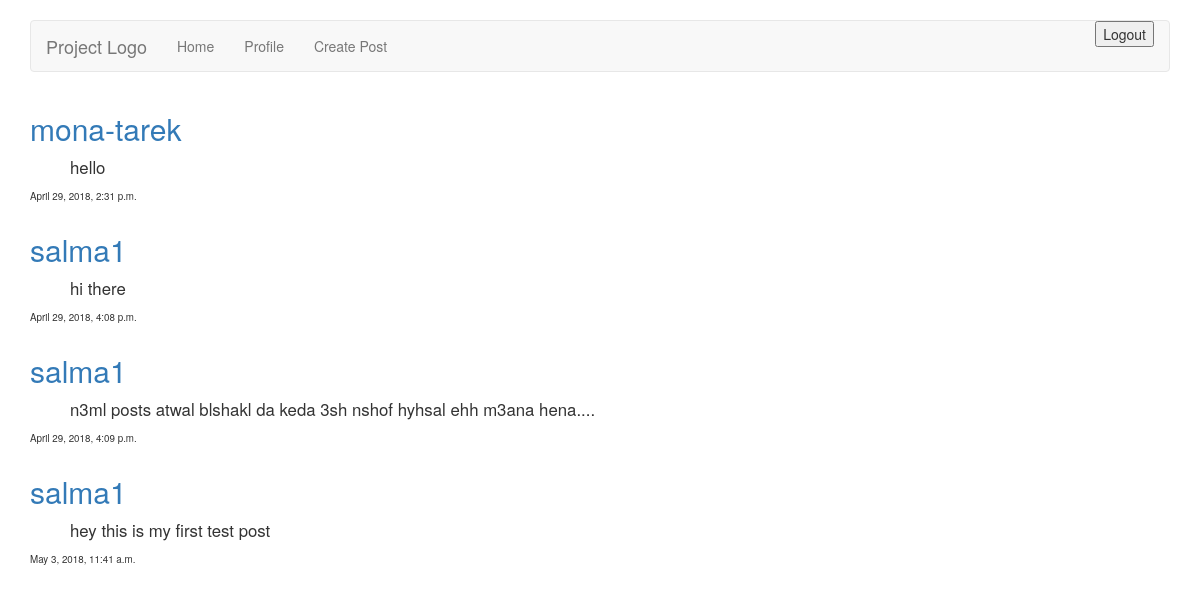
The page /posts/ (signed in) on the database its author committed.
### posts/models.py (models this page shows, shortened)
class Post(models.Model):
    slug =models.SlugField()
    body =models.TextField() #textfield da haga twela
    date =models.DateTimeField(auto_now_add=True) #elfunction eligowa de bt2olo awel m tbd2 hot el date wltime bta3 dlw2ty
    thumb=models.ImageField(default='download.jpg' ,blank=True)
    author=models.ForeignKey(User,
    on_delete=models.CASCADE,default=None)

### posts/views.py (the view)
@login_required(login_url="/accounts/login/")
def timeline(request):
    posts =Post.objects.all().order_by('date')
    user=request.user
    arg={'myName':user}
    return render(request,'posts/timeline.html',{'posts':posts})

### posts/templates/posts/timeline.html (shortened to what this page needs)
{% extends 'base_layout2.html' %}
{% block content %}
  <div class="posts">
    {% for post in posts %}
      <div class= "container">
        <h2 ><a href="{% url 'accounts:profile'%}" class="post-user">{{post.author.username}}</a></h2>
        <p class="post-body">{{post.body}}</p>
        <p class="post-date">{{post.date}}</p>
      </div>
    {% endfor %}
  </div>
{% endblock %}

### templates/base_layout2.html (shortened to what this page needs)
{% load static from staticfiles %}
<!DOCTYPE html>
<html>
    <head>
        <link rel="stylesheet" href="https://maxcdn.bootstrapcdn.com/bootstrap/3.3.7/css/bootstrap.min.css">
    </head>
    <body>
        <br>
        <div class="container">
            <nav class="navbar navbar-default">
            <div class="container-fluid">
              <div class="navbar-header">
                <a class="navbar-brand" href="/">Project Logo</a>
              </div>
              <div id="navbar" class="navbar-collapse collapse">
                {% if user.is_authenticated %}
                  <ul class="nav navbar-nav">
                      <li><a href="{% url 'posts:timeline' %}">Home</a></li>
                      <li><a href="{% url 'accounts:my_profile' %}">Profile</a></li>
                      <li> <a href="{% url 'posts:create' %}">Create Post</a> </li>
                  </ul>
                  <ul class="nav navbar-nav navbar-right">
                      <li>
                        <form class="logout-link" action="{% url 'accounts:logout' %}" method="post">
                          <button type="submit" name="logout">Logout</button>
                        </form>
                      </li>
                  </ul>
                {% else %}
                  <ul class="nav navbar-nav navbar-right">
                    <li><a href="{% url 'accounts:login' %}">Login</a></li>
                    <li><a href="{% url 'accounts:signup' %}">Signup</a></li>
                  </ul>
                {% endif %}
              </div>
            </div>
          </nav>
        </div>
        {% block content %}{% endblock %}
    </body>
</html>

### posts/templates/posts/timeline.html (style rules this page uses)
.post-body { margin-left: 40px; font-size: 1.2em; }
.post-date { font-size: 0.7em; }

### rows shown on the page
Post: author.username "mona-tarek", body "hello", date "April 29, 2018, 2:31 p.m."
Post: author.username "salma1", body "hi there", date "April 29, 2018, 4:08 p.m."
Post: author.username "salma1", body "n3ml posts atwal blshakl da keda 3sh nshof hyhsal ehh m3ana hena....", date "April 29, 2018, 4:09 p.m."
Post: author.username "salma1", body "hey this is my first test post", date "May 3, 2018, 11:41 a.m."
